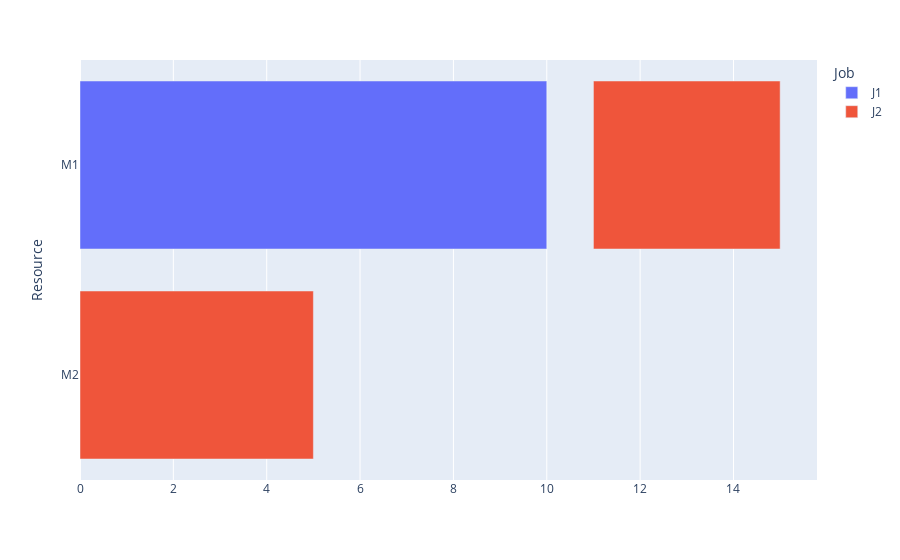

Notebook code cell kept with this figure:
### Code cell
# https://stackoverflow.com/questions/66078893/plotly-express-timeline-for-gantt-chart-with-integer-xaxis
df = pd.DataFrame([
    dict(Resource="M1", Start=0, Finish=10, Job="J1"),
    dict(Resource="M2", Start=0, Finish=5, Job="J2"),
    dict(Resource="M1", Start=11, Finish=15, Job="J2")
])
df['delta'] = df['Finish'] - df['Start']

fig = px.timeline(df, x_start='Start', x_end='Finish', y='Resource', color='Job')
fig.update_yaxes(autorange='reversed')
fig.layout.xaxis.type = 'linear'

for d in fig.data:
    filt = df['Job'] == d.name
    d.x = df[filt]['delta']

fig.show()

### Figure 1 — Plotly figure (JSON) as saved in the notebook; plotly's stock layout.template omitted (floating-point values rounded to 4 significant figures)
{"data": [{"alignmentgroup": "True", "base": [0], "hovertemplate": "Job=J1<br>Start=%{base}<br>Finish=%{x}<br>Resource=%{y}<extra></extra>", "legendgroup": "J1", "marker": {"color": "#636efa", "pattern": {"shape": ""}}, "name": "J1", "offsetgroup": "J1", "orientation": "h", "showlegend": true, "textposition": "auto", "type": "bar", "x": [10], "xaxis": "x", "y": ["M1"], "yaxis": "y"}, {"alignmentgroup": "True", "base": [0, 11], "hovertemplate": "Job=J2<br>Start=%{base}<br>Finish=%{x}<br>Resource=%{y}<extra></extra>", "legendgroup": "J2", "marker": {"color": "#EF553B", "pattern": {"shape": ""}}, "name": "J2", "offsetgroup": "J2", "orientation": "h", "showlegend": true, "textposition": "auto", "type": "bar", "x": [5, 4], "xaxis": "x", "y": ["M2", "M1"], "yaxis": "y"}], "layout": {"barmode": "overlay", "legend": {"title": {"text": "Job"}, "tracegroupgap": 0}, "margin": {"t": 60}, "xaxis": {"anchor": "y", "domain": [0, 1], "type": "linear"}, "yaxis": {"anchor": "x", "autorange": "reversed", "domain": [0, 1], "title": {"text": "Resource"}}}}
